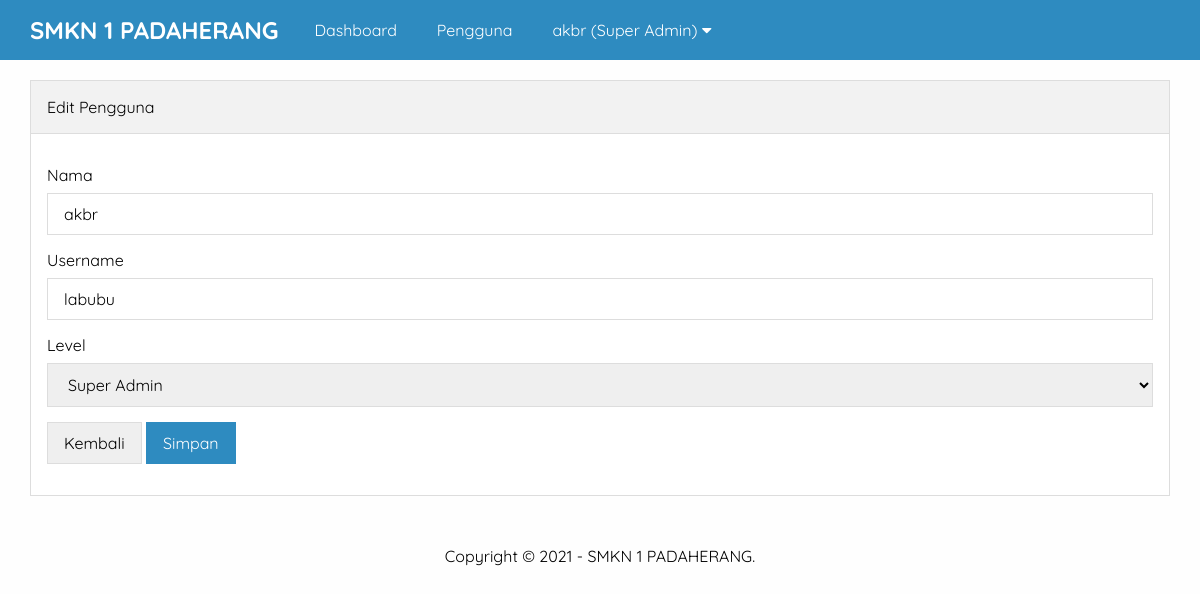
Page /admin/edit-pengguna.php?id=3 (signed in) on the committed database.
### tables this page shows
CREATE TABLE `pengaturan` (
  `id` int NOT NULL,
  `nama` varchar(50) NOT NULL,
  `email` varchar(50) NOT NULL,
  `telepon` varchar(20) NOT NULL,
  `alamat` text NOT NULL,
  `logo` varchar(50) NOT NULL,
  `favicon` varchar(50) NOT NULL,
  `tentang_sekolah` text NOT NULL,
  `foto_sekolah` varchar(50) NOT NULL,
  `google_maps` text NOT NULL,
  `nama_kepsek` varchar(50) NOT NULL,
  `foto_kepsek` varchar(50) NOT NULL,
  `sambutan_kepsek` text NOT NULL,
  `created_at` timestamp NOT NULL DEFAULT CURRENT_TIMESTAMP,
  `updated_at` datetime DEFAULT NULL
);

CREATE TABLE `pengguna` (
  `id` int NOT NULL,
  `nama` varchar(30) NOT NULL,
  `username` varchar(30) NOT NULL,
  `password` varchar(50) NOT NULL,
  `level` enum('Super Admin','Admin') NOT NULL,
  `created_at` timestamp NOT NULL DEFAULT CURRENT_TIMESTAMP,
  `updated_at` datetime DEFAULT NULL
);

### admin/edit-pengguna.php (the view, shortened to what this page needs)
<?php include 'header.php' ?>
<?php
	$pengguna 	= mysqli_query($conn, "SELECT * FROM pengguna WHERE id = '".$_GET['id']."' ");
	$p 			= mysqli_fetch_object($pengguna);
?>
		<div class="content">
			<div class="container">
				<div class="box">
					<div class="box-header">
						Edit Pengguna
					</div>
					<div class="box-body">
						<form action="" method="POST">
							<div class="form-group">
								<label>Nama</label>
								<input type="text" name="nama" placeholder="Nama Lengkap" class="input-control" value="<?= $p->nama ?>" required>
							</div>
							<div class="form-group">
								<label>Username</label>
								<input type="text" name="user" placeholder="Username" class="input-control"  value="<?= $p->username ?>" required>
							</div>
							<div class="form-group">
								<label>Level</label>
								<select name="level" class="input-control" required>
									<option value="Super Admin" <?= ($p->level == 'Super Admin')? 'selected':''; ?>>Super Admin</option>
								</select>
							</div>
							<button type="button" class="btn" onclick="window.location = 'pengguna.php'">Kembali</button>
							<input type="submit" name="submit" value="Simpan" class="btn btn-blue">
						</form>
					</div>
				</div>
			</div>
		</div>
<?php include 'footer.php' ?>

### admin/header.php (shortened to what this page needs)
<?php
	include '../koneksi.php';
	$identitas = mysqli_query($conn, "SELECT * FROM pengaturan ORDER BY id DESC LIMIT 1");
	$d = mysqli_fetch_object($identitas);
?>
<!DOCTYPE html>
<html>
	<head>
		<link rel="stylesheet" type="text/css" href="../assets/css/style.css">
		<link rel="stylesheet" href="https://cdnjs.cloudflare.com/ajax/libs/font-awesome/5.15.3/css/all.min.css" />
	</head>
	<body class="bg-light">
		<div class="navbar">
			<div class="container">
				<h2 class="nav-brand float-left"><a href="index.php"><?= $d->nama ?></a></h2>
				<ul class="nav-menu float-left">
					<li><a href="index.php">Dashboard</a></li>
					<?php if($_SESSION['ulevel'] == 'Super Admin'){ ?>
						<li><a href="pengguna.php">Pengguna</a></li>
					<?php } ?>
					<li>
						<a href="#"><?= $_SESSION['uname'] ?> (<?= $_SESSION['ulevel'] ?>) <i class="fa fa-caret-down"></i></a>
					</li>
				</ul>
			</div>
		</div>

### admin/footer.php
		<div class="footer">
			<div class="container text-center">
				Copyright &copy; 2021 - <?= $d->nama ?>.
			</div>
		</div>
	</body>
</html>

### assets/css/style.css (style rules this page uses)
* { margin:0; padding:0; font-family: 'Quicksand', sans-serif; box-sizing: border-box; }
a { text-decoration: none; }
.float-left { float:left; }
.container { width: 1140px; margin:0 auto; }
.container::after { content: ""; display: block; clear: both; }
.bg-light { background-color: #fefefe; }
.box { border:1px solid #ddd; background-color: #fff; }
.box-header { padding:16px; border-bottom:1px solid #ddd; background-color: #f2f2f2; }
.box-body { padding:16px; }
form { margin:15px 0; }
.form-group { margin-bottom: 15px; }
.form-group label { display: block; margin-bottom: 8px; }
.form-group .input-control { padding:10px 16px; width: 100%; font-size: 16px; border:1px solid #ddd; }
.btn { border:1px solid #ddd; padding:10px 16px; font-size: 16px; }
.btn-blue { background-color: #2E8BC0; color: #fff; border:1px solid #2E8BC0; }
.text-center { text-align: center !important; }
.navbar { height: 60px; width: 100%; background-color: #2E8BC0; position: fixed; top: 0; z-index: 1000; }
.navbar a { color: #fff; }
.nav-brand { display: inline-block; padding:15px 0; margin-right: 16px; }
.nav-menu { display: flex; list-style: none; }
.nav-menu li a { padding:20px; display: inline-block; }
.content { padding:80px 0 30px 0; }
.footer { padding:20px 0; }

### rows in the picture
pengaturan: nama "SMKN 1 PADAHERANG"
pengguna: nama "akbr", user "labubu", level "Super Admin"

### other values in the picture
$_SESSION['uname'] "akbr"
$_SESSION['ulevel'] "Super Admin"
